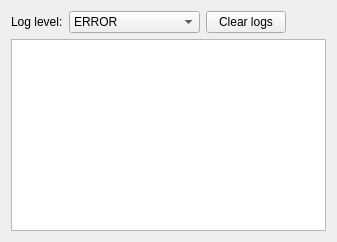
     <widget class="QWidget" name="tab_5">
      <attribute name="title">
       <string>Log</string>
      </attribute>
      <layout class="QGridLayout" name="gridLayout_4">
       <item row="1" column="0">
        <layout class="QHBoxLayout" name="horizontalLayout">
         <property name="topMargin">
          <number>0</number>
         </property>
         <item>
          <widget class="QLabel" name="label_3">
           <property name="text">
            <string>Log level:</string>
           </property>
          </widget>
         </item>
         <item>
          <widget class="QComboBox" name="combo_log_level">
           <item>
            <property name="text">
             <string>ERROR</string>
            </property>
           </item>
           <item>
            <property name="text">
             <string>WARNING</string>
            </property>
           </item>
           <item>
            <property name="text">
             <string>INFO</string>
            </property>
           </item>
           <item>
            <property name="text">
             <string>DEBUG</string>
            </property>
           </item>
           <item>
            <property name="text">
             <string>PYQODE_DEBUG</string>
            </property>
           </item>
          </widget>
         </item>
         <item>
          <widget class="QPushButton" name="bt_clear_logs">
           <property name="text">
            <string>Clear logs</string>
           </property>
           <property name="icon">
            <iconset theme="edit-clear">
             <normaloff>.</normaloff>.</iconset>
           </property>
          </widget>
         </item>
         <item>
          <spacer name="horizontalSpacer_3">
           <property name="orientation">
            <enum>Qt::Horizontal</enum>
           </property>
           <property name="sizeHint" stdset="0">
            <size>
             <width>40</width>
             <height>20</height>
            </size>
           </property>
          </spacer>
         </item>
        </layout>
       </item>
       <item row="2" column="0">
        <widget class="QPlainTextEdit" name="textEditLog"/>
       </item>
      </layout>
     </widget>
